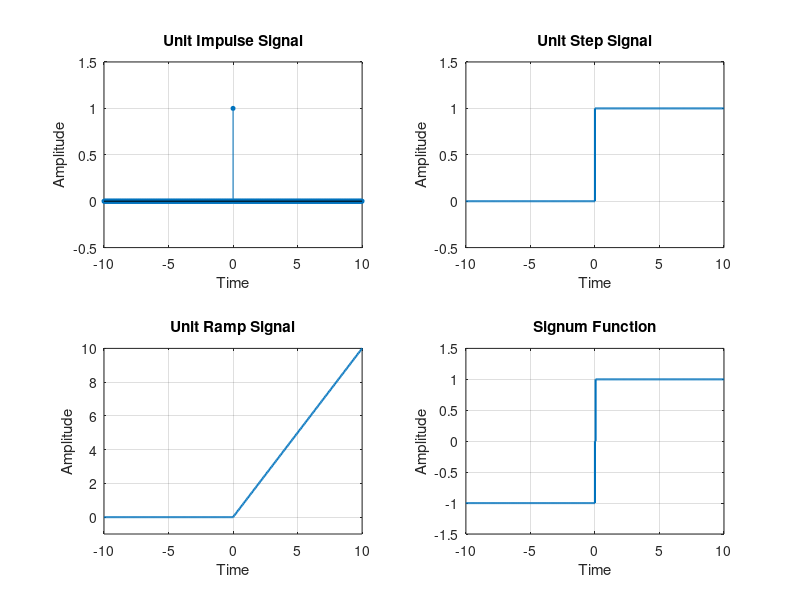
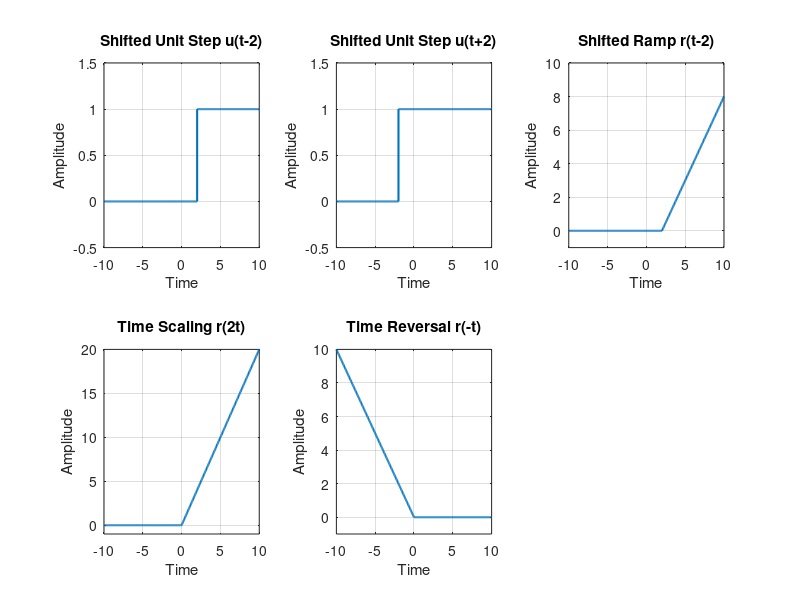

The MATLAB source for these figures, in order:

clc;
clear;
close all;

%% ---------- Basic Signals ----------

t = -10:0.05:10;

% Unit Impulse
impulse = zeros(1, length(t));
[~, idx] = min(abs(t));
impulse(idx) = 1;

% Unit Step
ustep = double(t >= 0);

% Unit Ramp
r = t .* ustep;

% Signum
s = sign(t);

figure(1);

subplot(2,2,1);
stem(t, impulse, 'filled', 'MarkerSize', 3);
title('Unit Impulse Signal');
xlabel('Time');
ylabel('Amplitude');
axis([-10 10 -0.5 1.5]);
grid on;

subplot(2,2,2);
stairs(t, ustep, 'LineWidth', 1.5);
title('Unit Step Signal');
xlabel('Time');
ylabel('Amplitude');
axis([-10 10 -0.5 1.5]);
grid on;

subplot(2,2,3);
plot(t, r, 'LineWidth', 1.5);
title('Unit Ramp Signal');
xlabel('Time');
ylabel('Amplitude');
axis([-10 10 -1 10]);
grid on;

subplot(2,2,4);
stairs(t, s, 'LineWidth', 1.5);
title('Signum Function');
xlabel('Time');
ylabel('Amplitude');
axis([-10 10 -1.5 1.5]);
grid on;


%% ---------- Complex Signals ----------

% Shifted Unit Steps
u_shift = double(t >= 2);
u_shift1 = double(t >= -2);

% Shifted Ramp r(t-2)
r_shift = (t - 2) .* u_shift;

% Time Scaling r(2t)
r_2t = (2*t) .* double(2*t >= 0);

% Time Reversal r(-t)
r_mt = (-t) .* double(-t >= 0);

figure(2);

subplot(2,3,1);
stairs(t, u_shift, 'LineWidth', 1.5);
title('Shifted Unit Step u(t-2)');
xlabel('Time');
ylabel('Amplitude');
axis([-10 10 -0.5 1.5]);
grid on;

subplot(2,3,2);
stairs(t, u_shift1, 'LineWidth', 1.5);
title('Shifted Unit Step u(t+2)');
xlabel('Time');
ylabel('Amplitude');
axis([-10 10 -0.5 1.5]);
grid on;

subplot(2,3,3);
plot(t, r_shift, 'LineWidth', 1.5);
title('Shifted Ramp r(t-2)');
xlabel('Time');
ylabel('Amplitude');
axis([-10 10 -1 10]);
grid on;

subplot(2,3,4);
plot(t, r_2t, 'LineWidth', 1.5);
title('Time Scaling r(2t)');
xlabel('Time');
ylabel('Amplitude');
axis([-10 10 -1 20]);
grid on;

subplot(2,3,5);
plot(t, r_mt, 'LineWidth', 1.5);
title('Time Reversal r(-t)');
xlabel('Time');
ylabel('Amplitude');
axis([-10 10 -1 10]);
grid on;
